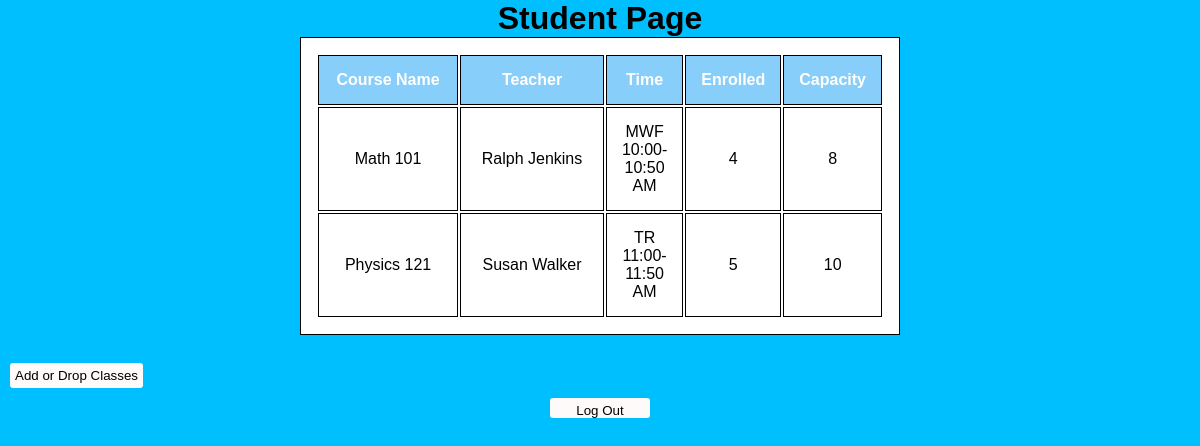
Before: /student (signed in) with the older database file.
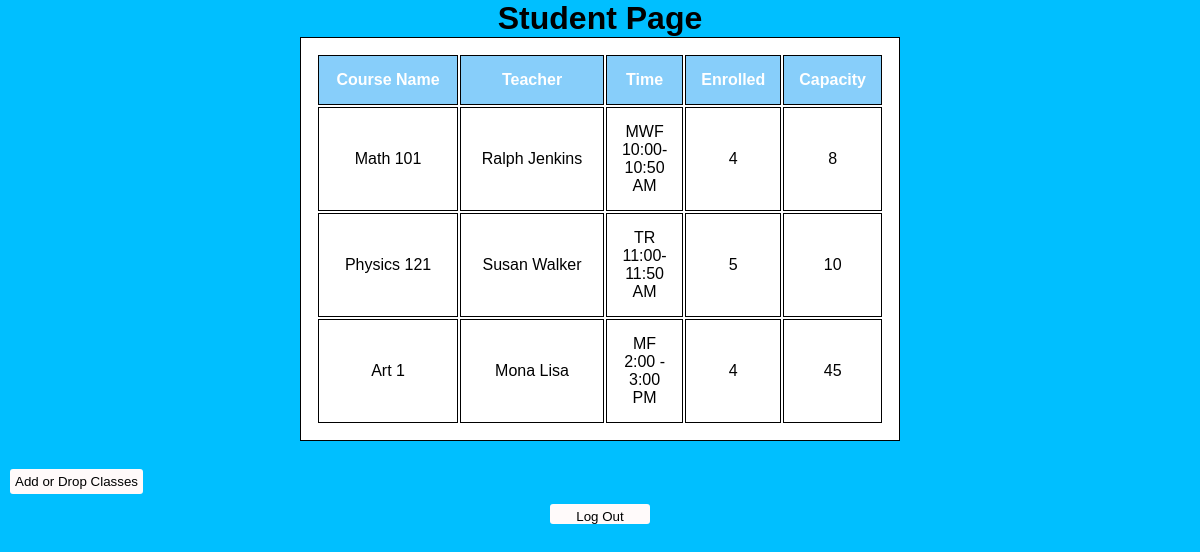
After: the same page with the newer database file.
### runner.py (models this page shows, shortened)
class Courses(db.Model):
    __tablename__ = "Courses"
    class_id = db.Column(db.Integer, primary_key = True)
    class_name = db.Column(db.String, nullable = False)
    teacher = db.Column(db.String, nullable = False)
    time = db.Column(db.String, nullable = False)
    enrolled = db.Column(db.Integer, nullable = False)
    capacity = db.Column(db.Integer, nullable = False)

### runner.py (the view)
@app.route("/student")
@login_required
def student_view():
    listCourses = []
    enrolled_classes = Enrollment.query.filter_by(users_id = current_user.user_id)
    for course in enrolled_classes:
        listCourses.append(course.classes_id)
    classes = Courses.query.filter(Courses.class_id.in_(listCourses))
    return render_template('student-view-classes.html', courses = classes)

### runner.py (called while the page is built)
@login_manager.user_loader
def load_user(user_id):
    return Users.query.filter_by(user_id = user_id).first()

### templates/student-view-classes.html (shortened to what this page needs)
<!DOCTYPE html>
<html>
    <head>
        <link rel="stylesheet" href="../static/styles.css">
    </head>
    <body>
        <div class='student_view'>
            <h1 class = "center">Student Page</h1>
            <table id = "studentcourses">
                <thead>
                    <tr>
                        <th>Course Name</th>
                        <th>Teacher</th>
                        <th>Time</th>
                        <th>Enrolled</th>
                        <th>Capacity</th>
                    </tr>
                </thead>
                <tbody>
                    {% for course in courses %}
                    <tr>
                        <td>{{course.class_name}}</td>
                        <td>{{course.teacher}}</td>
                        <td>{{course.time}}</td>
                        <td>{{course.enrolled}}</td>
                        <td>{{course.capacity}}</td>
                    </tr>
                    {% endfor %}</tbody>
            </table><br>
            <button type="button" class = "s_edit_classes" id = "s_edit_classes">Add or Drop Classes</button><br>
            <button type="button" class = "logout" id = "logoutStudentView">Log Out</button>
        </div>
    </body>
</html>

Changed rows visible on the page:
added Courses: class_name "Art 1", teacher "Mona Lisa", time "MF 2:00 - 3:00 PM", enrolled "4", capacity "45"
